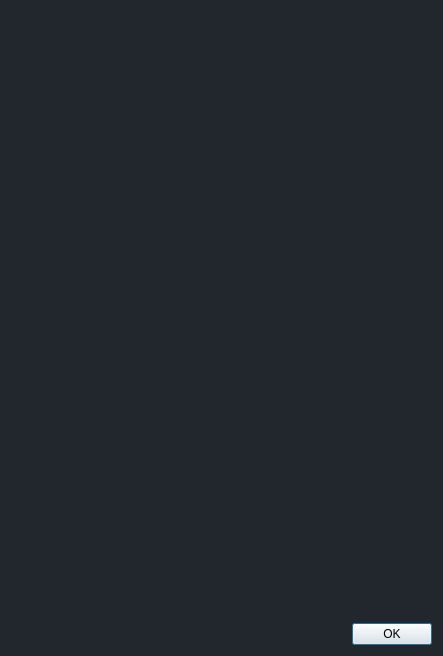
<?xml version="1.0" encoding="UTF-8"?>
<ui version="4.0">
 <class>PigsBoxInfoDialog</class>
 <widget class="QDialog" name="PigsBoxInfoDialog">
  <property name="geometry">
   <rect>
    <x>0</x>
    <y>0</y>
    <width>443</width>
    <height>656</height>
   </rect>
  </property>
  <property name="minimumSize">
   <size>
    <width>443</width>
    <height>656</height>
   </size>
  </property>
  <property name="maximumSize">
   <size>
    <width>443</width>
    <height>656</height>
   </size>
  </property>
  <property name="windowTitle">
   <string>Dialog</string>
  </property>
  <property name="styleSheet">
   <string notr="true">QDialog {background: #22272E;}</string>
  </property>
  <layout class="QVBoxLayout" name="verticalLayout">
   <item alignment="Qt::AlignHCenter">
    <widget class="QLabel" name="label">
     <property name="styleSheet">
      <string notr="true">QWidget {color: #ADBAC7; font-size: 32px;}</string>
     </property>
     <property name="text">
      <string/>
     </property>
    </widget>
   </item>
   <item>
    <widget class="QLabel" name="label_8">
     <property name="minimumSize">
      <size>
       <width>0</width>
       <height>0</height>
      </size>
     </property>
     <property name="maximumSize">
      <size>
       <width>400</width>
       <height>200</height>
      </size>
     </property>
     <property name="text">
      <string/>
     </property>
     <property name="pixmap">
      <pixmap resource="../resources.qrc">:/assets/cute_pig_bun35.png</pixmap>
     </property>
    </widget>
   </item>
   <item>
    <widget class="QLabel" name="label_2">
     <property name="styleSheet">
      <string notr="true">QLabel {color: #ADBAC7; font-size: 20px;}</string>
     </property>
     <property name="text">
      <string/>
     </property>
    </widget>
   </item>
   <item>
    <widget class="QLabel" name="label_7">
     <property name="styleSheet">
      <string notr="true">QLabel {color: #ADBAC7; font-size: 20px;}</string>
     </property>
     <property name="text">
      <string/>
     </property>
    </widget>
   </item>
   <item>
    <widget class="QLabel" name="label_5">
     <property name="styleSheet">
      <string notr="true">QLabel {color: #ADBAC7; font-size: 20px;}</string>
     </property>
     <property name="text">
      <string/>
     </property>
    </widget>
   </item>
   <item>
    <widget class="QLabel" name="label_3">
     <property name="styleSheet">
      <string notr="true">QLabel {color: #ADBAC7; font-size: 20px;}</string>
     </property>
     <property name="text">
      <string/>
     </property>
    </widget>
   </item>
   <item>
    <widget class="QLabel" name="label_4">
     <property name="styleSheet">
      <string notr="true">QLabel {color: #ADBAC7; font-size: 20px;}</string>
     </property>
     <property name="text">
      <string/>
     </property>
    </widget>
   </item>
   <item>
    <widget class="QLabel" name="label_6">
     <property name="styleSheet">
      <string notr="true">QLabel {color: #ADBAC7; font-size: 20px;}</string>
     </property>
     <property name="text">
      <string/>
     </property>
    </widget>
   </item>
   <item>
    <spacer name="verticalSpacer">
     <property name="orientation">
      <enum>Qt::Vertical</enum>
     </property>
     <property name="sizeType">
      <enum>QSizePolicy::Minimum</enum>
     </property>
     <property name="sizeHint" stdset="0">
      <size>
       <width>20</width>
       <height>40</height>
      </size>
     </property>
    </spacer>
   </item>
   <item>
    <widget class="QDialogButtonBox" name="buttonBox">
     <property name="standardButtons">
      <set>QDialogButtonBox::Ok</set>
     </property>
     <property name="centerButtons">
      <bool>false</bool>
     </property>
    </widget>
   </item>
  </layout>
 </widget>
 <resources>
  <include location="../resources.qrc"/>
 </resources>
 <connections/>
</ui>
